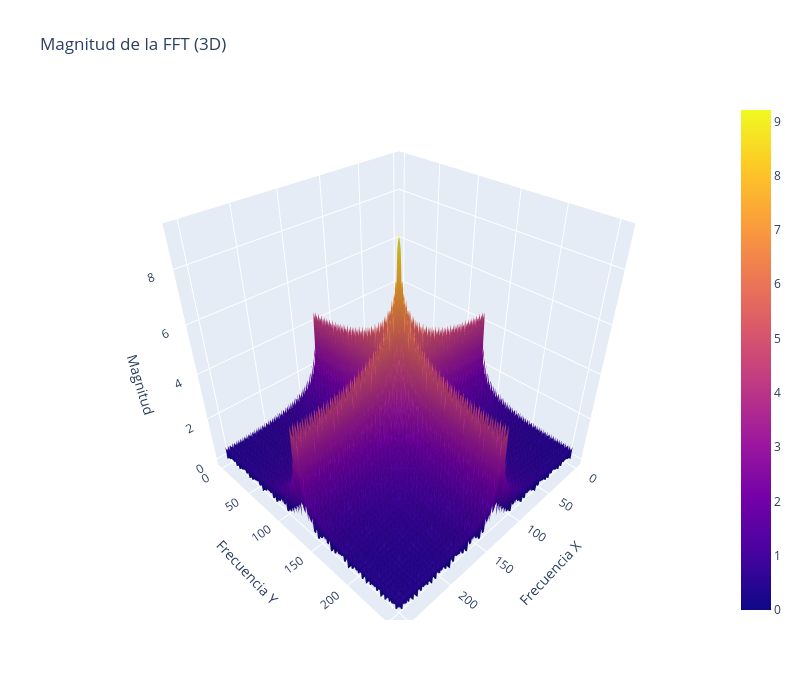

Notebook code cell kept with this figure:
### Code cell
x = np.arange(width)
y = np.arange(height)
X, Y = np.meshgrid(x, y)

fig = go.Figure(
    data=[
        go.Surface(
            z=magnitude,
            x=X,
            y=Y
        )
    ]
)

fig.update_layout(
    title="Magnitud de la FFT (3D)",
    scene=dict(
        xaxis_title="Frecuencia X",
        yaxis_title="Frecuencia Y",
        zaxis_title="Magnitud"
    ),
    width=800,
    height=700
)

fig.show()

### Figure 1 — Plotly figure (JSON) as saved in the notebook; plotly's stock layout.template omitted (floating-point values rounded to 4 significant figures; data arrays with more than 128 entries replaced by an {"elided": "..."} marker saying what was removed)
{"data": [{"type": "surface", "x": {"elided": "256x256 int values"}, "y": {"elided": "256x256 int values"}, "z": {"elided": "256x256 float values"}}], "layout": {"height": 700, "scene": {"xaxis": {"title": {"text": "Frecuencia X"}}, "yaxis": {"title": {"text": "Frecuencia Y"}}, "zaxis": {"title": {"text": "Magnitud"}}}, "title": {"text": "Magnitud de la FFT (3D)"}, "width": 800}}
